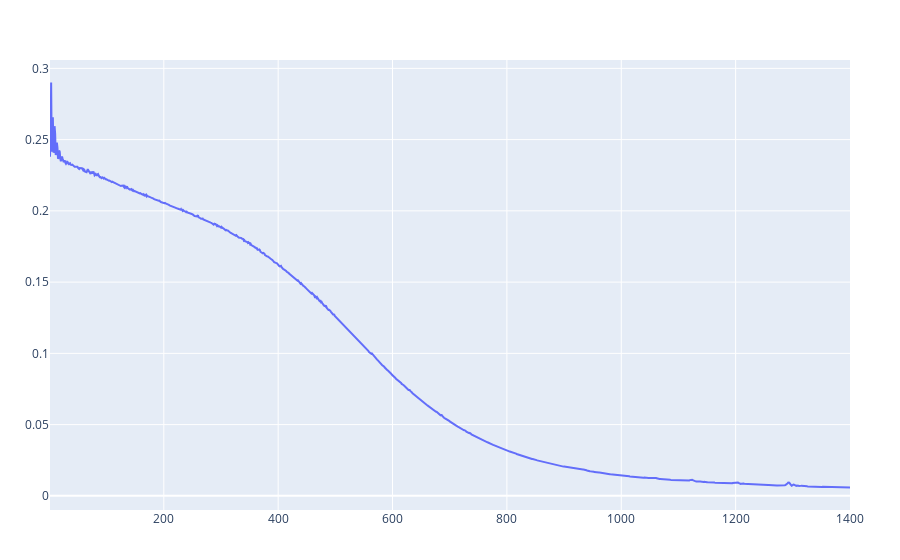

Source (notebook cell):
### Code cell
plot(sol1.trace)

### Figure 1 — Plotly figure (JSON) as saved in the notebook; plotly's stock layout.template omitted (floating-point values rounded to 4 significant figures; data arrays with more than 128 entries replaced by an {"elided": "..."} marker saying what was removed)
{"data": [{"type": "scatter", "x": {"elided": "1400 int values"}, "y": {"elided": "1400 float values"}}], "layout": {"margin": {"b": 50, "l": 50, "r": 50, "t": 60}}}
